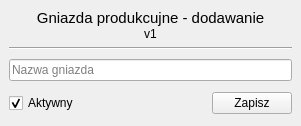
<?xml version="1.0" encoding="UTF-8"?>
<ui version="4.0">
 <class>Form</class>
 <widget class="QWidget" name="Form">
  <property name="geometry">
   <rect>
    <x>0</x>
    <y>0</y>
    <width>301</width>
    <height>126</height>
   </rect>
  </property>
  <property name="windowTitle">
   <string>Form</string>
  </property>
  <layout class="QGridLayout" name="gridLayout">
   <property name="leftMargin">
    <number>0</number>
   </property>
   <property name="topMargin">
    <number>0</number>
   </property>
   <property name="rightMargin">
    <number>0</number>
   </property>
   <property name="bottomMargin">
    <number>0</number>
   </property>
   <property name="spacing">
    <number>0</number>
   </property>
   <item row="0" column="0">
    <widget class="QWidget" name="widget" native="true">
     <layout class="QVBoxLayout" name="verticalLayout_3">
      <item>
       <widget class="QWidget" name="widget_2" native="true">
        <layout class="QVBoxLayout" name="verticalLayout_2">
         <property name="spacing">
          <number>0</number>
         </property>
         <property name="leftMargin">
          <number>0</number>
         </property>
         <property name="topMargin">
          <number>0</number>
         </property>
         <property name="rightMargin">
          <number>0</number>
         </property>
         <property name="bottomMargin">
          <number>0</number>
         </property>
         <item>
          <widget class="QLabel" name="label">
           <property name="font">
            <font>
             <pointsize>11</pointsize>
            </font>
           </property>
           <property name="text">
            <string>Gniazda produkcujne - dodawanie</string>
           </property>
           <property name="alignment">
            <set>Qt::AlignCenter</set>
           </property>
          </widget>
         </item>
         <item>
          <widget class="QLabel" name="label_2">
           <property name="text">
            <string>v1</string>
           </property>
           <property name="alignment">
            <set>Qt::AlignCenter</set>
           </property>
          </widget>
         </item>
        </layout>
       </widget>
      </item>
      <item>
       <widget class="Line" name="line">
        <property name="orientation">
         <enum>Qt::Horizontal</enum>
        </property>
       </widget>
      </item>
      <item>
       <widget class="QWidget" name="widget_3" native="true">
        <layout class="QVBoxLayout" name="verticalLayout">
         <property name="spacing">
          <number>0</number>
         </property>
         <property name="leftMargin">
          <number>0</number>
         </property>
         <property name="topMargin">
          <number>0</number>
         </property>
         <property name="rightMargin">
          <number>0</number>
         </property>
         <property name="bottomMargin">
          <number>0</number>
         </property>
         <item>
          <widget class="QLineEdit" name="text_linia">
           <property name="placeholderText">
            <string>Nazwa gniazda</string>
           </property>
          </widget>
         </item>
        </layout>
       </widget>
      </item>
      <item>
       <widget class="QWidget" name="widget_4" native="true">
        <layout class="QHBoxLayout" name="horizontalLayout">
         <property name="spacing">
          <number>0</number>
         </property>
         <property name="leftMargin">
          <number>0</number>
         </property>
         <property name="topMargin">
          <number>0</number>
         </property>
         <property name="rightMargin">
          <number>0</number>
         </property>
         <property name="bottomMargin">
          <number>0</number>
         </property>
         <item>
          <widget class="QCheckBox" name="check_aktywny">
           <property name="text">
            <string>Aktywny</string>
           </property>
           <property name="checked">
            <bool>true</bool>
           </property>
          </widget>
         </item>
         <item>
          <spacer name="horizontalSpacer">
           <property name="orientation">
            <enum>Qt::Horizontal</enum>
           </property>
           <property name="sizeHint" stdset="0">
            <size>
             <width>139</width>
             <height>20</height>
            </size>
           </property>
          </spacer>
         </item>
         <item>
          <widget class="QPushButton" name="btn_zapisz">
           <property name="text">
            <string>Zapisz</string>
           </property>
          </widget>
         </item>
        </layout>
       </widget>
      </item>
     </layout>
    </widget>
   </item>
  </layout>
 </widget>
 <resources/>
 <connections/>
</ui>
